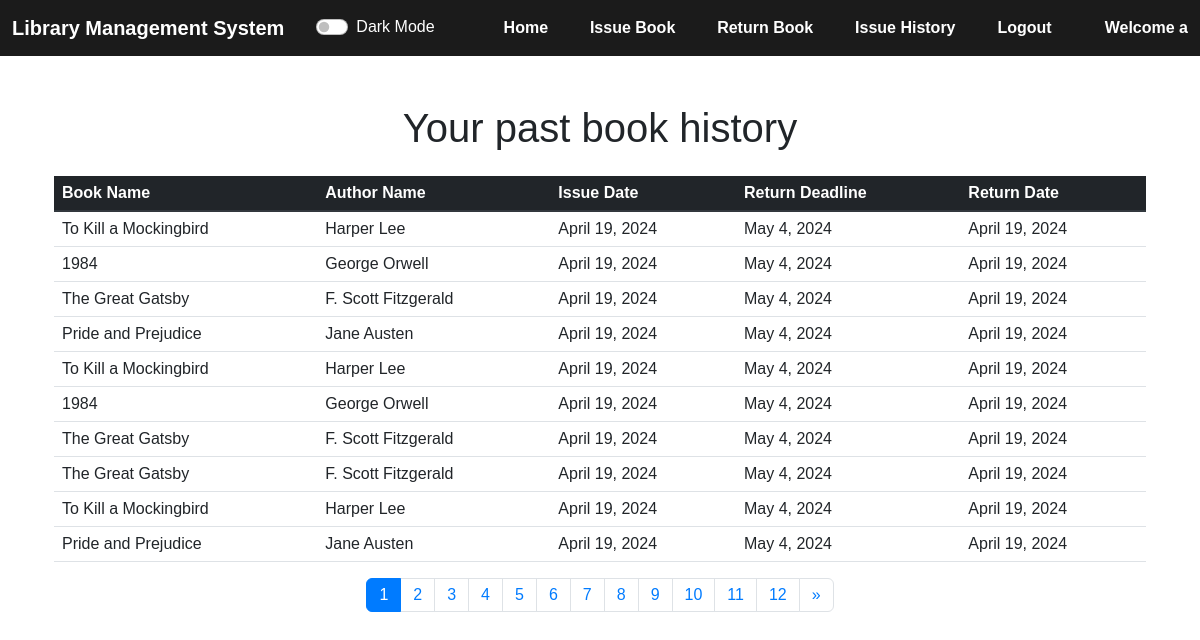
Before: /history/ (signed in) with the older database file.
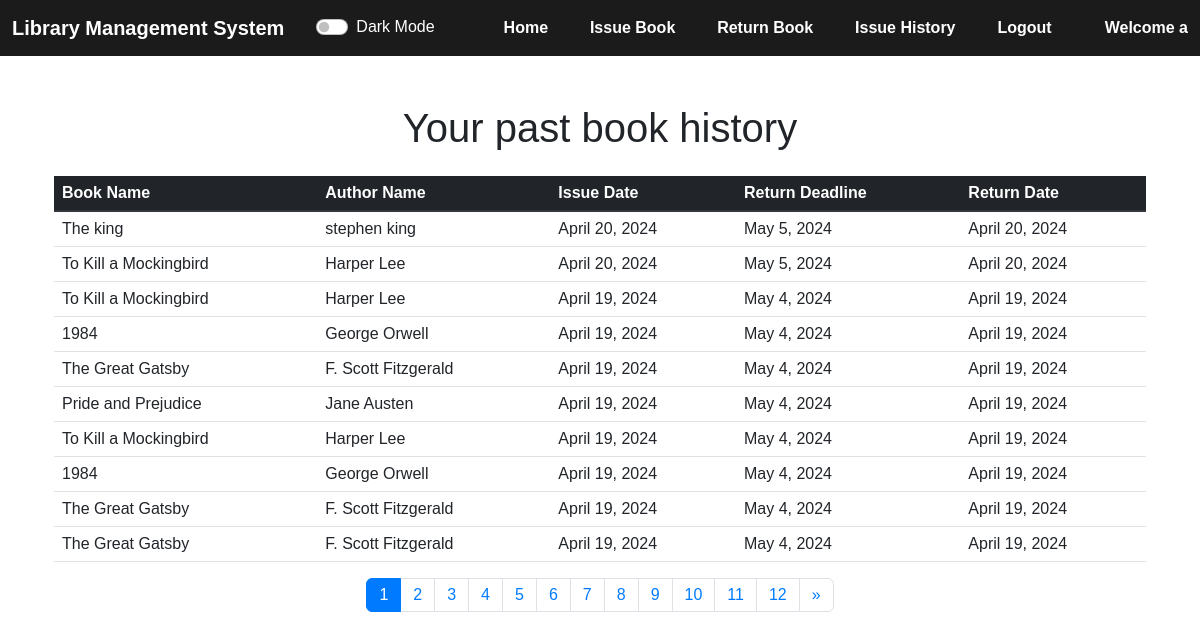
After: the same page with the newer database file.
### lmsapp/models.py (models this page shows, shortened)
class IssuedItem(models.Model):
    book_id = models.ForeignKey(Book, on_delete=models.CASCADE)
    user_id = models.ForeignKey(User, on_delete=models.CASCADE)
    issue_date = models.DateField(default=date.today(), blank=False)
    @property
    def return_deadline(self):
        return self.issue_date + timedelta(days=15)
    return_date = models.DateField(blank=True, null=True)

class Book(models.Model):
    book_pic_url = models.CharField(max_length=2000)
    book_name = models.CharField(max_length=150)
    author_name = models.CharField(max_length=200)
    quantity = models.IntegerField(default=1)
    subject = models.CharField(max_length=2000)
    book_add_time = models.TimeField(default=timezone.now())
    book_add_date = models.DateField(default=date.today())
    class Meta:
        unique_together = ("book_name", "author_name")

### lmsapp/views.py (the view)
# urls.py: path("history/", views.history, name="history"),
@login_required(login_url="login")
def history(request):
    try:
        my_items = IssuedItem.objects.filter(user_id=request.user).order_by("-issue_date")
        paginator = Paginator(my_items, 10)
        page_number = request.GET.get("page")
        show_data_final = paginator.get_page(page_number)
        return render(request, "history.html", {"books": show_data_final})
    except Exception as e:
        messages.error(request, str(e))
        return redirect("/")

### lmsapp/templates/history.html (shortened to what this page needs)
{% extends 'base.html' %}
{% block content %}
  <div class="container mt-5 darkTable">
    <h1 class="text-center mb-4" data-aos="fade-up" data-aos-duration="400">Your past book history</h1>
    <div class="container" data-aos="fade-up" data-aos-duration="400">
      <table class="table ">
        <thead class="thead-dark">
          <tr>
            <th scope="col">Book Name</th>
            <th scope="col">Author Name</th>
            <th scope="col">Issue Date</th>
            <th scope="col">Return Deadline</th>
            <th scope="col">Return Date</th>
          </tr>
        </thead>
        <tbody>
          {% for book in books %}
            <tr>
              <td>{{ book.book_id.book_name }}</td>
              <td>{{ book.book_id.author_name }}</td>
              <td>{{ book.issue_date }}</td>
              <td>{{ book.return_deadline }}</td>
              <td>{{ book.return_date }}</td>
            </tr>
          {% endfor %}
        </tbody>
      </table>
    </div>
    <div class="mx-auto" style="width: 200px">
      <nav aria-label="Page navigation example">
        <ul class="pagination">
          {% for i in 'x'|ljust:books.paginator.num_pages %}
            <li class="page-item {% if forloop.counter == books.number %}active{% endif %}">
              {% if books.paginator.num_pages > 1 %}
                <a class="page-link" href="?page={{ forloop.counter }}">{{ forloop.counter }}</a>
              {% endif %}
            </li>
          {% endfor %}
          {% if books.has_next %}
            <li class="page-item">
              <a class="page-link" href="?page={{ books.next_page_number }}">&raquo;</a>
            </li>
          {% endif %}
        </ul>
      </nav>
    </div>
  </div>
{% endblock %}

Changed rows visible on the page:
no longer on this page (row unchanged): IssuedItem: book_id.book_name "To Kill a Mockingbird", book_id.author_name "Harper Lee", issue_date "April 19, 2024", return_deadline "May 4, 2024", return_date "April 19, 2024"
no longer on this page (row unchanged): IssuedItem: book_id.book_name "Pride and Prejudice", book_id.author_name "Jane Austen", issue_date "April 19, 2024", return_deadline "May 4, 2024", return_date "April 19, 2024"
added IssuedItem: book_id.book_name "The king", book_id.author_name "stephen king", issue_date "April 20, 2024", return_deadline "May 5, 2024", return_date "April 20, 2024"
added IssuedItem: book_id.book_name "To Kill a Mockingbird", book_id.author_name "Harper Lee", issue_date "April 20, 2024", return_deadline "May 5, 2024", return_date "April 20, 2024"
